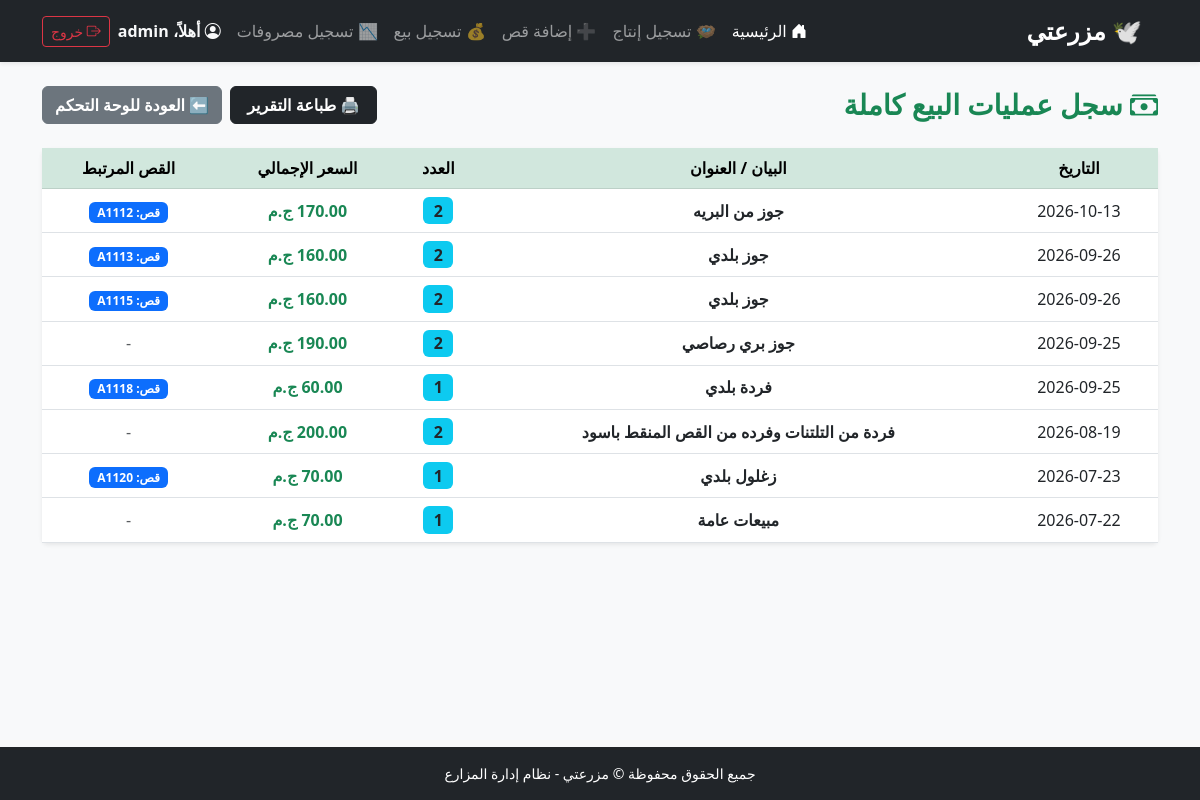
/hmamam/sales-history/ (signed in), run on the app's committed database.
### hmamam/models.py (models this page shows, shortened)
class Sale(models.Model):
    user = models.ForeignKey(User, on_delete=models.CASCADE, verbose_name="المستخدم")
    pigeon_pair = models.ForeignKey(PigeonPair, on_delete=models.SET_NULL, null=True, blank=True, verbose_name="القص المباع منه")
    title = models.CharField(max_length=100,default="مبيعات عامة", verbose_name="بيان البيع (مثلاً: بيع زغاليل)")
    quantity = models.IntegerField(default=1, verbose_name="العدد المباع")
    price = models.DecimalField(max_digits=10, decimal_places=2, verbose_name="سعر البيع الإجمالي")
    sale_date = models.DateField(auto_now_add=True,null=True, verbose_name="تاريخ البيع")

class PigeonPair(models.Model):
    user = models.ForeignKey(User, on_delete=models.CASCADE, verbose_name="صاحب المزرعة")
    loft_or_room = models.ForeignKey(LoftOrRoom, on_delete=models.CASCADE, verbose_name="مكان السكن")
    pair_code = models.CharField(max_length=50, verbose_name="الرقم التعريفي (رقم العين/الدبلة)")
    breed = models.CharField(max_length=50, verbose_name="السلالة/النوع")
    image = models.ImageField(upload_to='pigeons/', blank=True, null=True, verbose_name="صورة القص")
    created_at = models.DateField(auto_now_add=True,null=True, verbose_name="تاريخ التركيب")
    male_details = models.CharField(max_length=255, blank=True, null=True, verbose_name="تفاصيل الذكر")
    female_details = models.CharField(max_length=255, blank=True, null=True, verbose_name="تفاصيل الأنثى")
    notes = models.TextField(blank=True, null=True, verbose_name="ملاحظات")

### hmamam/views.py (the view)
# urls.py: path('sales-history/', views.sales_history, name='sales_history'),
@login_required
def sales_history(view_request):
    sales = Sale.objects.filter(user=view_request.user).order_by('-sale_date')
    return render(view_request, 'farm/sales_history.html', {'sales': sales})

### hmamam/templates/farm/sales_history.html (shortened to what this page needs)
{% extends 'base.html' %}
{% block content %}
<div class="container py-4">
    <div class="d-flex justify-content-between align-items-center mb-4">
        <h3 class="fw-bold text-success mb-0"><i class="bi bi-cash-stack"></i> سجل عمليات البيع كاملة</h3>
        <div class="d-flex gap-2 no-print">
            <button onclick="window.print();" class="btn btn-dark fw-bold px-3">
                🖨️ طباعة التقرير
            </button>
            <a href="{% url 'farm_home' %}" class="btn btn-secondary fw-bold">⬅ العودة للوحة التحكم</a>
        </div>
    </div>
    <div class="card shadow-sm border-0">
        <div class="card-body p-0 table-responsive">
            <table class="table table-hover text-center align-middle mb-0">
                <thead class="table-success">
                    <tr>
                        <th>التاريخ</th>
                        <th>البيان / العنوان</th>
                        <th>العدد</th>
                        <th>السعر الإجمالي</th>
                        <th>القص المرتبط</th>
                    </tr>
                </thead>
                <tbody>
                    {% for sale in sales %}
                    <tr>
                        <td>{{ sale.sale_date|date:"Y-m-d" }}</td>
                        <td class="fw-bold">{{ sale.title|default:"بيع زغاليل/حمام" }}</td>
                        <td><span class="badge bg-info text-dark fs-6">{{ sale.quantity }}</span></td>
                        <td class="fw-bold text-success fs-6">{{ sale.price }} ج.م</td>
                        <td class="text-muted">
                            {% if sale.pigeon_pair %}
                                <span class="badge bg-primary">قص: {{ sale.pigeon_pair.pair_code }}</span>
                            {% else %}
                                -
                            {% endif %}
                        </td>
                    </tr>
                    {% empty %}
                    <tr><td colspan="5" class="text-muted p-4">لا توجد عمليات بيع مسجلة حتى الآن.</td></tr>
                    {% endfor %}
                </tbody>
            </table>
        </div>
    </div>
</div>
{% endblock %}

### templates/base.html (shortened to what this page needs)
<!DOCTYPE html>
<html lang="ar" dir="rtl">
<head>
    <link href="https://cdn.jsdelivr.net/npm/bootstrap@5.3.0/dist/css/bootstrap.min.css" rel="stylesheet">
    <link rel="stylesheet" href="https://cdn.jsdelivr.net/npm/bootstrap-icons@1.11.0/font/bootstrap-icons.css">
</head>
<body class="bg-light d-flex flex-column min-vh-100">
    <nav class="navbar navbar-expand-lg navbar-dark bg-dark sticky-top shadow-sm">
        <div class="container">
            <a class="navbar-brand fw-bold fs-4" href="{% url 'farm_home' %}">
                🕊️ مزرعتي
            </a>
            <div class="collapse navbar-collapse" id="mainNavbar">
                <ul class="navbar-nav me-auto mb-2 mb-lg-0">
                    <li class="nav-item">
                        <a class="nav-link active" href="{% url 'farm_home' %}">
                            <i class="bi bi-house-door-fill"></i> الرئيسية
                        </a>
                    </li>
                    {% if user.is_authenticated %}
                    <li class="nav-item">
                        <a class="nav-link" href="{% url 'add_production' %}">🪺 تسجيل إنتاج</a>
                    </li>
                    <li class="nav-item">
                        <a class="nav-link" href="{% url 'add_pair' %}">➕ إضافة قص</a>
                    </li>
                    <li class="nav-item">
                        <a class="nav-link" href="{% url 'add_sale' %}">💰 تسجيل بيع</a>
                    </li>
                    <li class="nav-item">
                        <a class="nav-link" href="{% url 'add_expense' %}">📉 تسجيل مصروفات</a>
                    </li>
                    {% endif %}
                </ul>
                <div class="d-flex align-items-center gap-2">
                    {% if user.is_authenticated %}
                        <span class="text-light fw-bold me-2">
                            <i class="bi bi-person-circle"></i> أهلاً، {{ user.username }}
                        </span>
                        <form method="POST" action="{% url 'logout' %}" class="d-inline">
                            <button type="submit" class="btn btn-outline-danger btn-sm">
                                <i class="bi bi-box-arrow-right"></i> خروج
                            </button>
                        </form>
                    {% endif %}
                </div>
            </div>
        </div>
    </nav>
    <main class="flex-grow-1">
        {% block content %}{% endblock %}
    </main>
    <footer class="bg-dark text-white text-center py-3 mt-auto">
        <div class="container">
            <p class="m-0 small">جميع الحقوق محفوظة &copy; مزرعتي - نظام إدارة المزارع</p>
        </div>
    </footer>
</body>
</html>

### data on the page
Sale: sale_date "2026-10-13", title "جوز من البريه", quantity "2", price "170.00", pigeon_pair.pair_code "A1112"
Sale: sale_date "2026-09-26", title "جوز بلدي", quantity "2", price "160.00", pigeon_pair.pair_code "A1113"
Sale: sale_date "2026-09-26", title "جوز بلدي", quantity "2", price "160.00", pigeon_pair.pair_code "A1115"
Sale: sale_date "2026-09-25", title "جوز بري رصاصي", quantity "2", price "190.00"
Sale: sale_date "2026-09-25", title "فردة بلدي", quantity "1", price "60.00", pigeon_pair.pair_code "A1118"
Sale: sale_date "2026-08-19", title "فردة من التلتنات وفرده من القص المنقط باسود", quantity "2", price "200.00"
Sale: sale_date "2026-07-23", title "زغلول بلدي", quantity "1", price "70.00", pigeon_pair.pair_code "A1120"
Sale: sale_date "2026-07-22", title "مبيعات عامة", quantity "1", price "70.00"

### other printed values
{{ user.username }} "admin"
